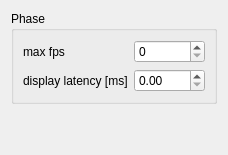
     <widget class="QWidget" name="tab_display">
      <attribute name="title">
       <string>Display</string>
      </attribute>
      <layout class="QVBoxLayout" name="verticalLayout_4">
       <item>
        <widget class="QGroupBox" name="groupBox_5">
         <property name="enabled">
          <bool>true</bool>
         </property>
         <property name="title">
          <string>Phase</string>
         </property>
         <layout class="QFormLayout" name="formLayout_5">
          <item row="0" column="0">
           <widget class="QLabel" name="label_2">
            <property name="text">
             <string>max fps</string>
            </property>
           </widget>
          </item>
          <item row="1" column="0">
           <widget class="QLabel" name="label_5">
            <property name="text">
             <string>display latency [ms]</string>
            </property>
           </widget>
          </item>
          <item row="0" column="1">
           <widget class="QSpinBox" name="display_fps">
            <property name="maximum">
             <number>1000</number>
            </property>
           </widget>
          </item>
          <item row="1" column="1">
           <widget class="QDoubleSpinBox" name="display_latency_ms">
            <property name="suffix">
             <string/>
            </property>
            <property name="maximum">
             <double>1000.000000000000000</double>
            </property>
           </widget>
          </item>
         </layout>
        </widget>
       </item>
       <item>
        <spacer name="verticalSpacer_2">
         <property name="orientation">
          <enum>Qt::Orientation::Vertical</enum>
         </property>
         <property name="sizeHint" stdset="0">
          <size>
           <width>20</width>
           <height>40</height>
          </size>
         </property>
        </spacer>
       </item>
      </layout>
     </widget>
